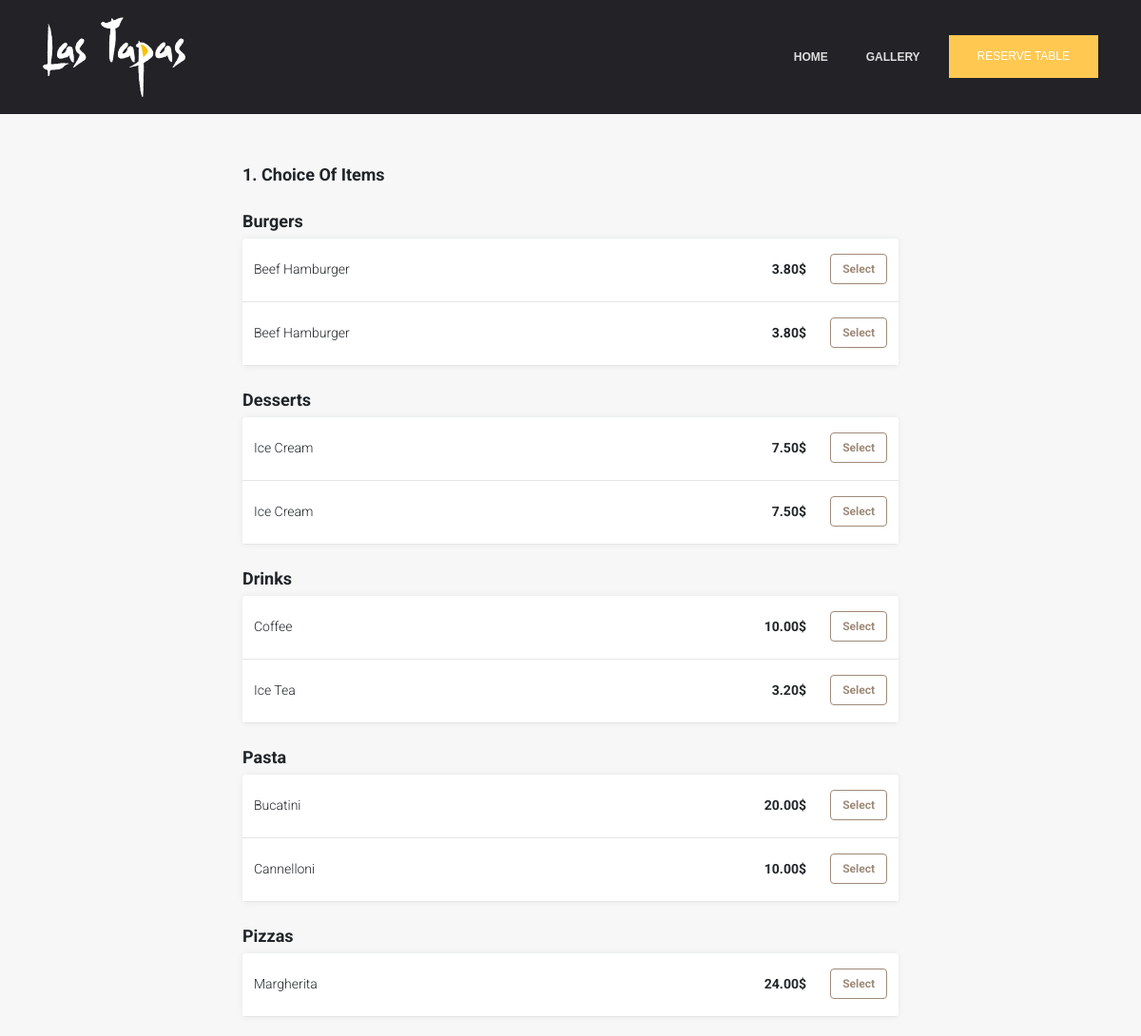
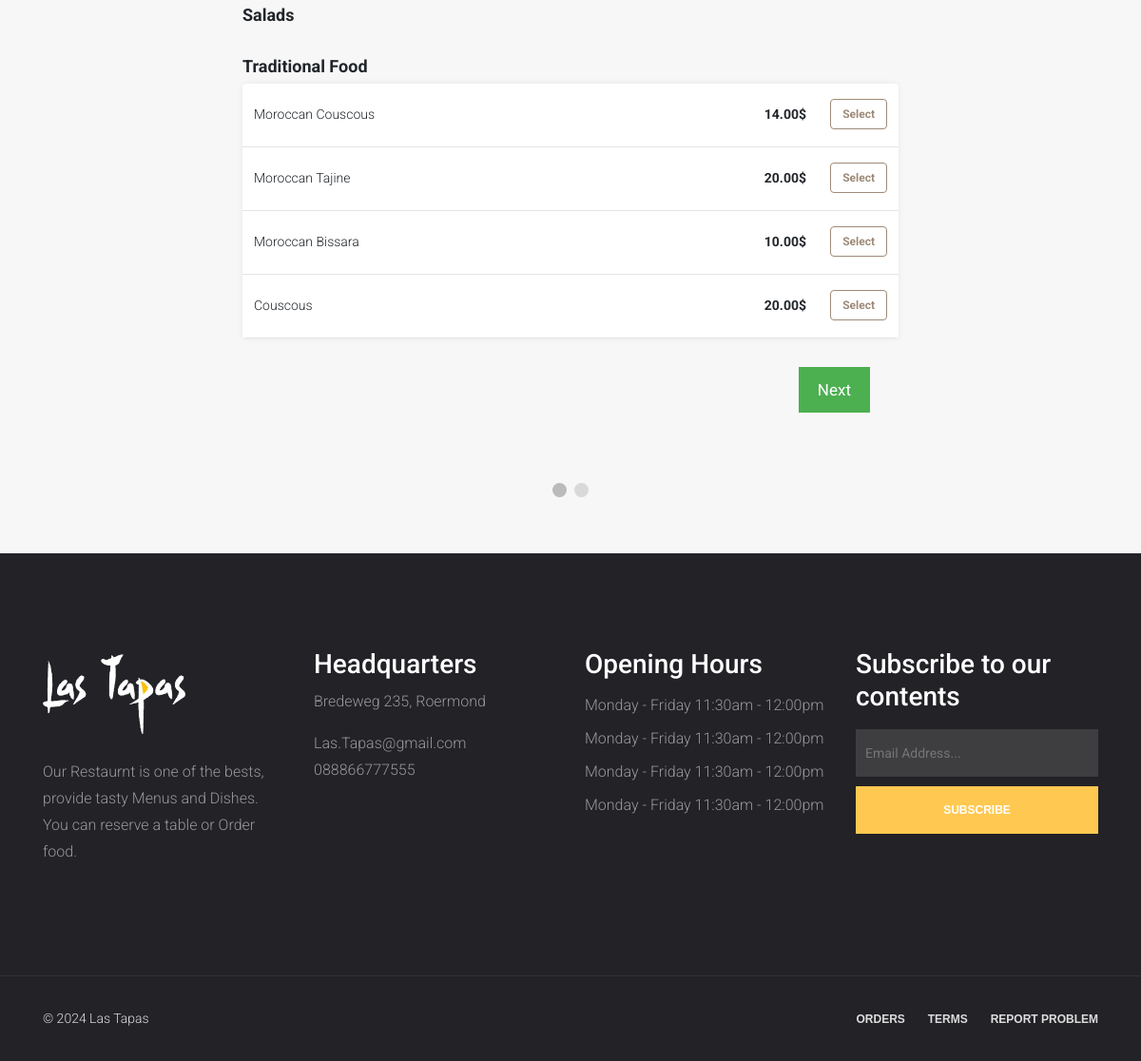
Page /order_food.php on the committed database (2 pictures, top to bottom).
### tables this page shows
CREATE TABLE `menu_categories` (
  `category_id` int(3) NOT NULL,
  `category_name` varchar(50) NOT NULL
);

CREATE TABLE `menus` (
  `menu_id` int(5) NOT NULL,
  `menu_name` varchar(100) NOT NULL,
  `menu_description` varchar(255) NOT NULL,
  `menu_price` decimal(6,2) NOT NULL,
  `menu_image` varchar(255) NOT NULL,
  `category_id` int(3) NOT NULL
);

### order_food.php (the view, shortened to what this page needs)
<?php
    include "connect.php";
    include "Includes/templates/header.php";
    include "Includes/templates/navbar.php";
?>
	<section class="order_food_section">
		<form method="post" id="order_food_form" action="order_food.php">
			<div class="select_menus_tab order_food_tab" id="menus_tab">
                <div class="text_header">
                    <span>
                        1. Choice of Items
                    </span>
                </div>
				<div>
					<?php
						$stmt = $con->prepare("Select * from menu_categories");
                    	$stmt->execute();
                    	$menu_categories = $stmt->fetchAll();
                    	foreach($menu_categories as $category)
                    	{
                    		?>
                    			<div class="text_header">
									<span>
										<?php echo $category['category_name']; ?>
									</span>
								</div>
								<div class="items_tab">
				        			<?php
				        				$stmt = $con->prepare("Select * from menus where category_id = ?");
				                    	$stmt->execute(array($category['category_id']));
				                    	$rows = $stmt->fetchAll();
				                    	foreach($rows as $row)
				                    	{
				                        	echo "<div class='itemListElement'>";
				                            	echo "<div class = 'item_details'>";
				                                	echo "<div>";
				                                    	echo $row['menu_name'];
				                                	echo "</div>";
				                                	echo "<div class = 'item_select_part'>";
				                                    	echo "<div class = 'menu_price_field'>";
				    										echo "<span style = 'font-weight: bold;'>";
				                                    			echo $row['menu_price']."$";
				                                    		echo "</span>";
				                                    	echo "</div>";
				                                    ?>
				                                    	<div class="select_item_bttn">
				                                    		<div class="btn-group-toggle" data-toggle="buttons">
																<label class="menu_label item_label btn btn-secondary">
																	<input type="checkbox"  name="selected_menus[]" value="<?php echo $row['menu_id'] ?>" autocomplete="off">Select
																</label>
															</div>
				                                    	</div>
				                                    <?php
				                                	echo "</div>";
				                            	echo "</div>";
				                        	echo "</div>";
				                    	}
				            		?>
				    			</div>
                    		<?php
                    	}
					?>
				</div>
			</div>
            <div style="overflow:auto;padding: 30px;">
                <div style="float:right;">
                    <button type="button" id="nextBtn" class="next_prev_buttons" onclick="nextPrev(1)">Next</button>
                </div>
            </div>
            <div style="text-align:center;margin-top:40px;">
                <span class="step"></span>
                <span class="step"></span>
            </div>
		</form>
	</section>
    <section class="widget_section" style="background-color: #222227;padding: 100px 0;">
        <div class="container">
            <div class="row">
                <div class="col-lg-3 col-md-6">
                    <div class="footer_widget">
                        <img src="Design/images/restaurant-logo.png" alt="Restaurant Logo" style="width: 150px;margin-bottom: 20px;">
                        <p>
                            Our Restaurnt is one of the bests, provide tasty Menus and Dishes. You can reserve a table or Order food.
                        </p>
                    </div>
                </div>
                <div class="col-lg-3 col-md-6">
                     <div class="footer_widget">
                        <h3>Headquarters</h3>
                        <p>
                            Bredeweg 235, Roermond
                        </p>
                        <p>
                            Las.Tapas@gmail.com
                            <br>
                            088866777555
                        </p>
                     </div>
                </div>
                <div class="col-lg-3 col-md-6">
                    <div class="footer_widget">
                        <h3>
                            Opening Hours
                        </h3>
                        <ul class="opening_time">
                            <li>Monday - Friday 11:30am - 12:00pm</li>
                            <li>Monday - Friday 11:30am - 12:00pm</li>
                            <li>Monday - Friday 11:30am - 12:00pm</li>
                            <li>Monday - Friday 11:30am - 12:00pm</li>
                        </ul>
                    </div>
                </div>
                <div class="col-lg-3 col-md-6">
                    <div class="footer_widget">
                        <h3>Subscribe to our contents</h3>
                        <div class="subscribe_form">
                            <form action="#" class="subscribe_form" novalidate="true">
                                <input type="email" name="EMAIL" id="subs-email" class="form_input" placeholder="Email Address...">
                                <button type="submit" class="submit">SUBSCRIBE</button>
                                <div class="clearfix"></div>
                            </form>
                        </div>
                    </div>
                </div>
            </div>
        </div>
    </section>
    <?php include "Includes/templates/footer.php"; ?>

### Design/css/main.css (style rules this page uses)
ul { display: block; list-style: none; padding: 0; margin: 0; }
html { scroll-behavior: smooth; }
body { font-family: 'Roboto', sans-serif; font-size: 16px; line-height: 28px; font-weight: 300; }
.footer_widget p { color: #999; }
.footer_widget h3 { color: #fff; }
.subscribe_form { display: block; text-align: center; padding: 5px 0; }
.subscribe_form .form_input { display: block; background-color: rgba(119, 119, 119, 0.33); color: #fff; border: none; font-size: 14px; line-height: 50px; padding: 0 10px; float: left; width: 100%; margin-bottom: 10px; transition: all 0.5s ease-in-out; }
.opening_time li { color: #999; line-height: 35px; }
.subscribe_form .submit { background-color: #ffc851; color: #fff; font-family: "Work Sans", sans-serif; font-size: 12px; font-weight: 600; line-height: 50px; display: inline-block; padding: 0 10px; float: left; width: 100%; cursor: pointer; border: none; transition: all 0.5s ease-in-out; }

### order_food.php (style rules this page uses)
body { background: #f7f7f7; }
.text_header { margin-bottom: 5px; font-size: 18px; font-weight: bold; line-height: 1.5; margin-top: 22px; text-transform: capitalize; }
.items_tab { border-radius: 4px; background-color: white; overflow: hidden; box-shadow: 0 0 5px 0 rgba(60, 66, 87, 0.04), 0 0 10px 0 rgba(0, 0, 0, 0.04); }
.itemListElement { font-size: 14px; line-height: 1.29; border-bottom: solid 1px #e5e5e5; cursor: pointer; padding: 16px 12px 18px 12px; }
.item_details { width: auto; display: -webkit-box; display: -moz-box; display: -ms-flexbox; display: -webkit-flex; display: flex; flex-direction: row; justify-content: space-between; align-items: center; -webkit-box-orient: horizontal; -webkit-box-direction: normal; -webkit-flex-direction: row; -webkit-box-pack: justify; -webkit-justify-content: space-between; -webkit-box-align: center; -webkit-align-items: center; }
.item_label { color: #9e8a78; border-color: #9e8a78; background: white; font-size: 12px; font-weight: 700; }
.item_select_part { display: flex; -webkit-box-pack: justify; justify-content: space-between; -webkit-box-align: center; align-items: center; flex-shrink: 0; }
.select_item_bttn { width: 55px; display: flex; margin-left: 30px; -webkit-box-pack: end; justify-content: flex-end; }
.menu_price_field { width: auto; display: flex; margin-left: 30px; -webkit-box-align: baseline; align-items: baseline; }
.order_food_section { max-width: 720px; margin: 50px auto; padding: 0px 15px; }
.step { height: 15px; width: 15px; margin: 0 2px; background-color: #bbbbbb; border: none; border-radius: 50%; display: inline-block; opacity: 0.5; }
.step.active { opacity: 1; }
.order_food_tab { display: none; }
.next_prev_buttons { background-color: #4CAF50; color: #ffffff; border: none; padding: 10px 20px; font-size: 17px; cursor: pointer; }

### rows in the picture
menu_categories: category_name "Burgers"
menus: menu_name "Beef Hamburger", menu_price "3.80"
menus: menu_name "Beef Hamburger", menu_price "3.80"
menu_categories: category_name "Desserts"
menus: menu_name "Ice Cream", menu_price "7.50"
menus: menu_name "Ice Cream", menu_price "7.50"
menu_categories: category_name "Drinks"
menus: menu_name "Coffee", menu_price "10.00"
menus: menu_name "Ice Tea", menu_price "3.20"
menu_categories: category_name "Pasta"
menus: menu_name "Bucatini", menu_price "20.00"
menus: menu_name "Cannelloni", menu_price "10.00"
menu_categories: category_name "Pizzas"
menus: menu_name "Margherita", menu_price "24.00"
menu_categories: category_name "Salads"
menu_categories: category_name "Traditional Food"
menus: menu_name "Moroccan Couscous", menu_price "14.00"
menus: menu_name "Moroccan Tajine", menu_price "20.00"
menus: menu_name "Moroccan Bissara", menu_price "10.00"
menus: menu_name "Couscous", menu_price "20.00"
